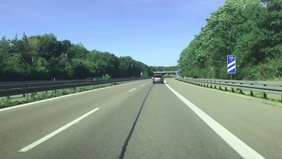
#> input picture images/lane_detection.jpg, 282 x 159 px, shrunk from 600 x 338 before the run, found by its file name
$ jupyter execute Opencv-06.ipynb
#> lines starting #> are read from the running program, lines starting #| are printed output that depends on the picture; after the words box and inside, x2 and y2 are one past the last pixel; in counts of white or black regions, pixels touching at a corner belong together
# Corner Detection, Template Matching, and Enhancing Contrast

<div style="text-align: center;">
  <a href="https://colab.research.google.com/github/MinooSdpr/opencv-python-tutorial/blob/main/Opencv-06.ipynb">

  </a>
  &nbsp;
  <a href="https://github.com/MinooSdpr/opencv-python-tutorial/blob/main/Opencv-06.ipynb">

  </a>
</div>

## Corner Detection

The function `cv.cornerHarris()` in OpenCV is used to detect corners in an image using the Harris Corner Detection algorithm.

### What does `cv.cornerHarris` do?

1. **Computes image gradients** using the Sobel operator to find intensity changes.
2. **Calculates the structure tensor matrix** (second moment matrix) in a local neighborhood for each pixel.
3. **Computes the Harris response** for each pixel, which indicates how "corner-like" the pixel is.
4. Returns an image (`corners`) where each pixel value represents the corner strength (a floating-point value).

---

## Parameters Breakdown

| Parameter   | Value           | Description                                                                                        | Notes                                              |
| ----------- | --------------- | -------------------------------------------------------------------------------------------------- | -------------------------------------------------- |
| `image_gr`  | Grayscale image | The input grayscale image where corners need to be detected.                                       | Must be 8-bit or 32-bit floating point.            |
| `blockSize` | 3               | Size of the neighborhood (window) considered for corner detection at each pixel.                   | A small window (like 3x3) is common.               |
| `ksize`     | 10              | Aperture parameter for the Sobel operator (kernel size for computing image derivatives).           | Must be odd and between 1 and 31. (10 is invalid!) |
| `k`         | 0.04            | Harris detector free parameter — sensitivity factor to separate corners from edges and flat areas. | Typical values range from 0.04 to 0.06.            |

---

## Important Notes on Parameters:

* **blockSize** determines the size of the neighborhood around each pixel used to calculate the covariance matrix of derivatives. A larger blockSize means considering more pixels around each point.
* **ksize** must be an **odd integer between 1 and 31**. It specifies the size of the Sobel kernel used to calculate image derivatives (gradients). Common values are 3, 5, or 7.
* **k** controls sensitivity; lower values make the detector less sensitive to edges, while higher values may increase false detections.

[cell 1]
import numpy as np
import cv2 as cv
import matplotlib.pyplot as plt

image = cv.imread('lane_detection.jpg')
#> image is the input picture: shape (159, 282, 3); mean B, G, R 141.2, 144.2, 122.8
image_gr = cv.imread('lane_detection.jpg', 0)
#> image_gr: shape (159, 282); min 23, max 254, mean 137.4

corners = cv.cornerHarris(image_gr, 3, 3, 0.04)
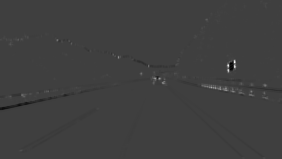
#> corners: shape (159, 282) float32; min -0.00301, max 0.00915, mean 6.2e-06; drawn with min black and max white
corners_dilated = cv.dilate(corners, None)

image[corners_dilated > 0.01 * corners_dilated.max()] = [0, 0, 255]
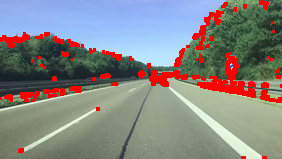
#> image: shape (159, 282, 3); 8% of pixels changed, all inside (x1, y1, x2, y2) = (0, 0, 282, 159)

image_rgb = cv.cvtColor(image, cv.COLOR_BGR2RGB)

plt.imshow(image_rgb)
plt.title('Harris Corner Detection')
plt.axis('off')
plt.show()

cv.imwrite('1_corners.png', image)
#> Out = True

## Explanation of Template Matching

The OpenCV function `cv.matchTemplate()` is used to perform **template matching**, a technique in computer vision where a smaller image (template) is searched inside a larger image (source) to find areas that match the template.

### Parameters Breakdown

| Parameter  | Description                                                                                                        | Notes                                                        |
| ---------- | ------------------------------------------------------------------------------------------------------------------ | ------------------------------------------------------------ |
| `image`    | The source image where the template will be searched. Must be a single-channel (grayscale) or multi-channel image. | The image must be larger or equal in size to the template.   |
| `template` | The smaller image or pattern to search for inside the source image.                                                | Should be smaller than or equal in size to the source image. |
| `method`   | The comparison method used to evaluate similarity between the template and patches in the image.                   | See below for supported methods and their behaviors.         |

---

#### Matching Methods for `method` Parameter

| Method                    | Description                                                           | Interpretation of Result Values |
| ------------------------- | --------------------------------------------------------------------- | ------------------------------- |
| `cv.TM_SQDIFF`            | Sum of squared differences between template and image patch.          | Lower values = better match     |
| `cv.TM_SQDIFF_NORMED`     | Normalized sum of squared differences.                                | Lower values = better match     |
| `cv.TM_CCORR`             | Cross-correlation between template and image patch.                   | Higher values = better match    |
| `cv.TM_CCORR_NORMED`      | Normalized cross-correlation.                                         | Higher values = better match    |
| **`cv.TM_CCOEFF`**        | Correlation coefficient between template and image patch (zero mean). | Higher values = better match    |
| **`cv.TM_CCOEFF_NORMED`** | Normalized correlation coefficient (zero mean).                       | Higher values = better match    |

---

#### How `cv.TM_CCOEFF_NORMED` Works

* This method computes the **normalized cross-correlation coefficient** between the template and image patch after subtracting their respective means.
* The result values range from **-1** to **1**:

  * `1` means a perfect match (the patch is identical to the template).
  * Values close to 0 mean no correlation.
  * Negative values indicate inverse correlation.
* It is generally robust to lighting changes and contrast differences.

[cell 2]
image = cv.imread("building1.jpg", 0)
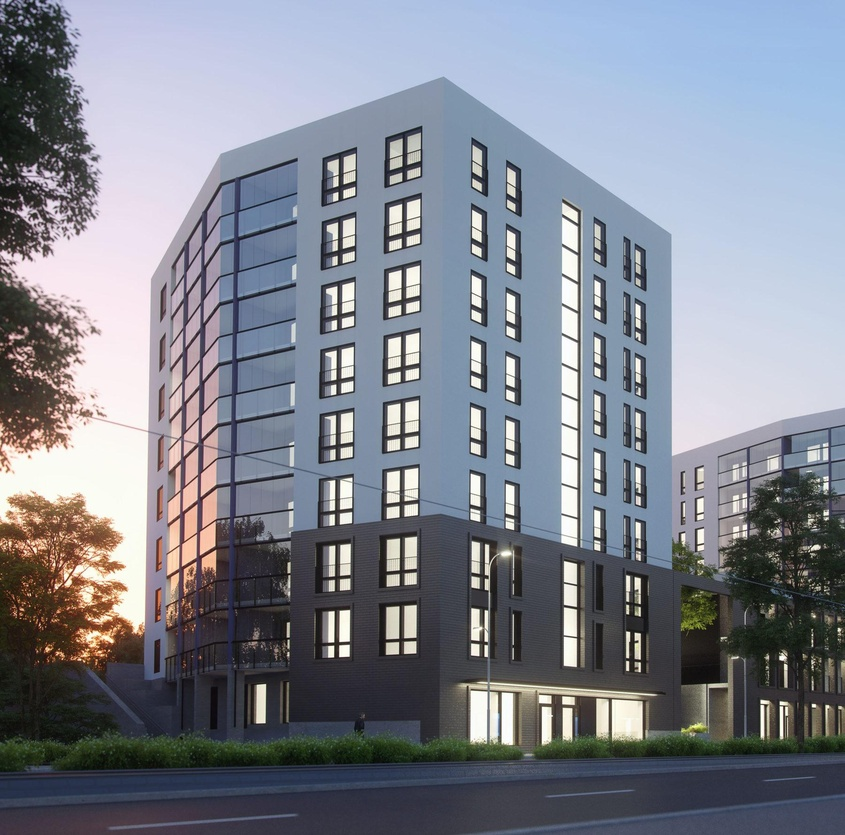
#> input picture images/building1.jpg, 845 x 835 px, shrunk from 1800 x 1777 before the run, found by its file name
#> image: shape (835, 845); min 4, max 255, mean 132
template = cv.imread("building1_temp.jpg", 0)
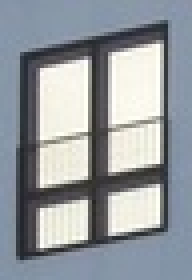
#> input picture images/building1_temp.jpg, 48 x 70 px, shrunk from 103 x 148 before the run, found by its file name (shown 4 times larger)
#> template: shape (70, 48); min 37, max 255, mean 153


h, w = template.shape
#> h = 70; w = 48
result = cv.matchTemplate(image, template, cv.TM_CCOEFF_NORMED)
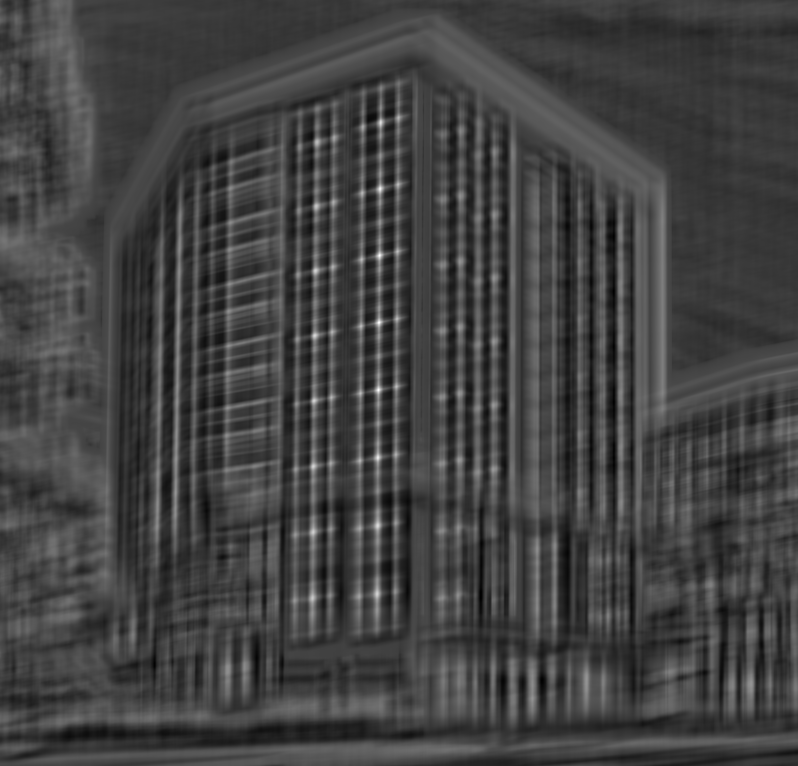
#> result: shape (766, 798) float32; min -0.344, max 0.971, mean -0.00119; drawn with min black and max white

threshold = 0.7

locations = np.where(result >= threshold)
#> locations = 84 positions, rows 121 to 594, columns 312 to 381

image_color = cv.cvtColor(image, cv.COLOR_GRAY2BGR)

for pt in zip(*locations[::-1]):  # Reverse to get (x, y)
    cv.rectangle(image_color, pt, (pt[0] + w, pt[1] + h), (0, 0, 255), 2)
#> this loop made 84 passes
#> pt on passes 1 to 12: (380, 121), (380, 122), (381, 122), (380, 123), (380, 124), (379, 187), (380, 187), (379, 188), (380, 188), (381, 188), (379, 189), (380, 189)
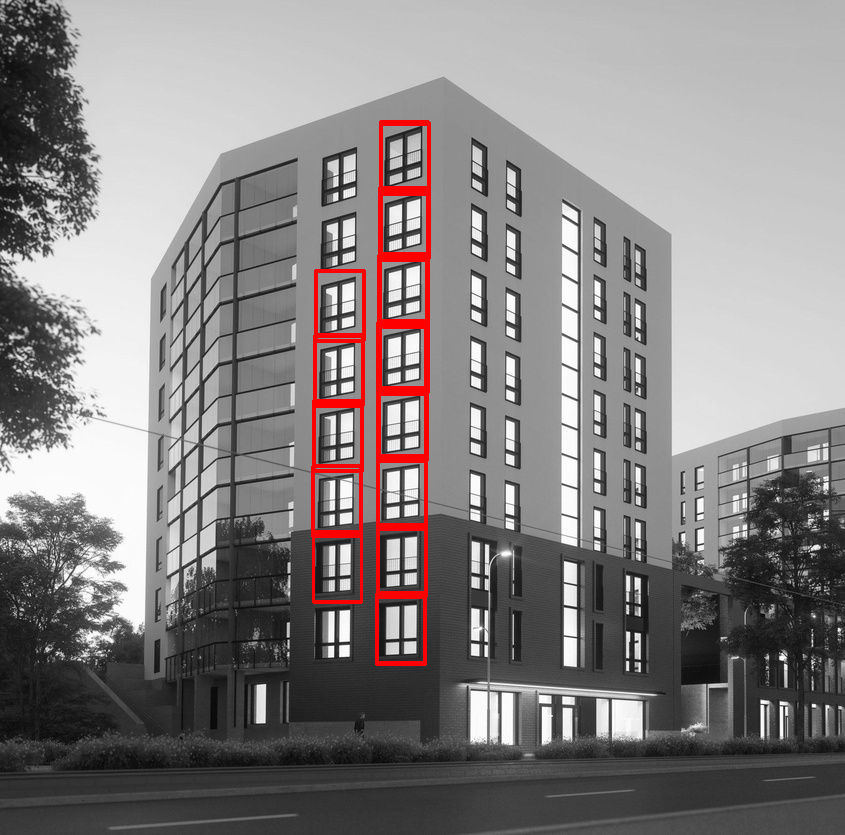
#> image_color: shape (835, 845, 3); mean B, G, R 129.8, 129.8, 134.4

image_rgb = cv.cvtColor(image_color, cv.COLOR_BGR2RGB)
#> image_rgb: shape (835, 845, 3)

plt.figure(figsize=(10, 8))
plt.imshow(image_rgb)
plt.title('Template Matching Result')
plt.axis('off')

## 📝 Enhancing Contrast in Images with OpenCV

This script demonstrates how to enhance the contrast of a grayscale image (like an X-ray) using:

1. **Global Histogram Equalization**
2. **CLAHE (Contrast Limited Adaptive Histogram Equalization)**

Both techniques aim to improve visibility in low-contrast regions but differ in how they handle contrast enhancement.

---

## 📌 Techniques Explained

### 1. **Global Histogram Equalization**

The `cv.calcHist()` function in OpenCV is used to calculate the **histogram of an image**. A histogram is a graphical representation of the pixel intensity distribution in an image.

* Redistributes pixel intensities to span the full intensity range (0–255).
* Good for overall contrast enhancement.
* May **over-enhance noise** or **reduce local contrast**.

#### 📊 Parameter Table

| Parameter  | Type                  | Description                                                                           |
| ---------- | --------------------- | ------------------------------------------------------------------------------------- |
| `images`   | list of arrays        | List containing the image(s). Typically passed as `[image]`.                          |
| `channels` | list of ints          | Index of the channels to calculate histogram for. `[0]` for grayscale or blue in BGR. |
| `mask`     | `None` or image array | Optional mask. If provided, only masked pixels are included in the histogram.         |
| `histSize` | list of ints          | Number of bins for the histogram. E.g., `[256]` for 256 bins (for 8-bit images).      |
| `ranges`   | list of floats        | Intensity value range. For grayscale: `[0, 256]`.                                     |

### 2. **CLAHE**

The `cv.createCLAHE()` function in OpenCV is used to create a **CLAHE (Contrast Limited Adaptive Histogram Equalization)** object. This object can then be used to enhance contrast in grayscale images, especially useful in medical or low-light images.

* CLAHE divides the image into tiles and applies histogram equalization to each tile individually.
* Prevents over-amplification of noise by clipping histograms at a predefined limit (`clipLimit`).
* `tileGridSize` defines the size of each tile (e.g., 8x8).

#### ⚠️ Why CLAHE?

* **Global histogram equalization** can lead to over-enhancement and noise amplification.
* **CLAHE** limits this by:

  * Dividing the image into small tiles (e.g., 8x8 regions).
  * Clipping the histogram in each tile to limit contrast.
  * Redistributing the clipped histogram.
  * Using bilinear interpolation to smooth boundaries between tiles.

#### 📊 Parameter Table

| Parameter      | Type              | Default  | Description                                                                 |
| -------------- | ----------------- | -------- | --------------------------------------------------------------------------- |
| `clipLimit`    | `float`           | `40.0`   | Threshold for contrast clipping. Higher value = more contrast enhancement.  |
| `tileGridSize` | `tuple(int, int)` | `(8, 8)` | Size (in pixels) of grid tiles. Image is divided into this number of tiles. |

### ✅ Use Cases

* Medical imaging (X-rays, MRIs)
* Satellite images
* Low-light surveillance footage

[cell 3]
image = cv.imread("flower-sample.jpg", 0)
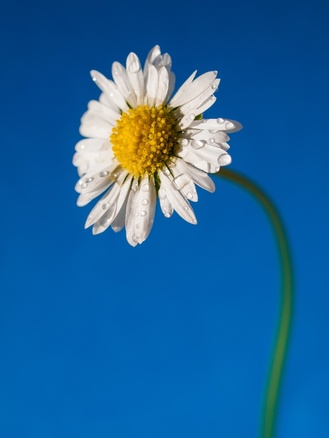
#> input picture flower-sample.jpg, 329 x 438 px, shrunk from 700 x 933 before the run
#> image: shape (438, 329); min 3, max 255, mean 85.6

equalized_histogram = cv.equalizeHist(image)
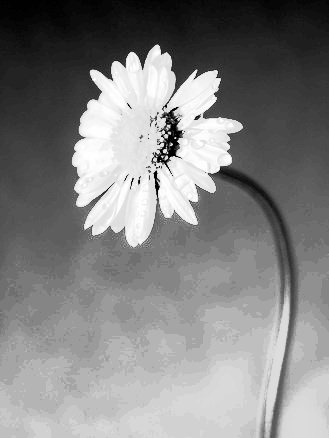
#> equalized_histogram: shape (438, 329); min 0, max 255, mean 130.6

clahe = cv.createCLAHE(clipLimit=2.0, tileGridSize=(8, 8))
cl1 = clahe.apply(image)
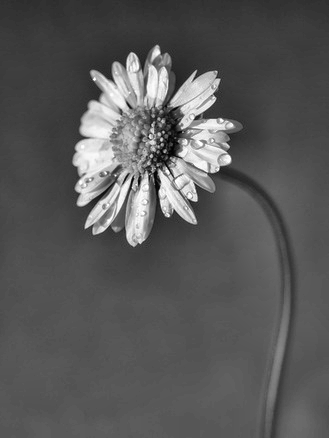
#> cl1: shape (438, 329); min 1, max 255, mean 88.5

img_hist = cv.calcHist([image], [0], None, [256], [0, 256])
#> img_hist = 256 values, max 8593 at index 79, min 0 at index 0, mean 562.9

img_equal_hist = cv.calcHist([equalized_histogram], [0], None, [256], [0, 256])
#> img_equal_hist = 256 values, max 8593 at index 180, min 0 at index 2, mean 562.9

cl_equal_hist = cv.calcHist([cl1], [0], None, [256], [0, 256])
#> cl_equal_hist = 256 values, max 6458 at index 86, min 0 at index 0, mean 562.9

images = [image, equalized_histogram, cl1]
titles = ['Original Image', 'Global Histogram Equalization', 'CLAHE']

plt.figure(figsize=(18, 6))
for i in range(3):
    plt.subplot(2, 3, i + 1)
    plt.imshow(images[i], cmap='gray')
    plt.title(titles[i])
    plt.axis('off')

hists = [img_hist, img_equal_hist, cl_equal_hist]
hist_titles = ['Original Histogram', 'Equalized Histogram', 'CLAHE Histogram']

for i in range(3):
    plt.subplot(2, 3, i + 4)
    plt.plot(hists[i], color='black')
    plt.title(hist_titles[i])
    plt.xlim([0, 256])

plt.tight_layout()
plt.show()
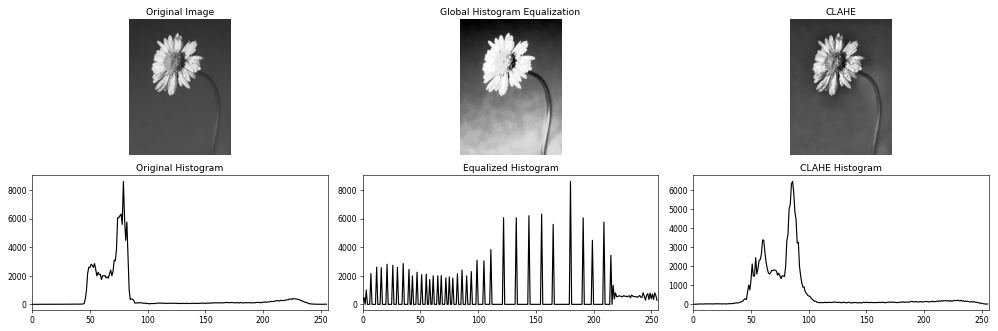
#> figure drawn by matplotlib, 6 panels; panel 4: curve peaks at x = 79, y = 8593; panel 5: curve peaks at x = 180, y = 8593; panel 6: curve peaks at x = 86, y = 6458
